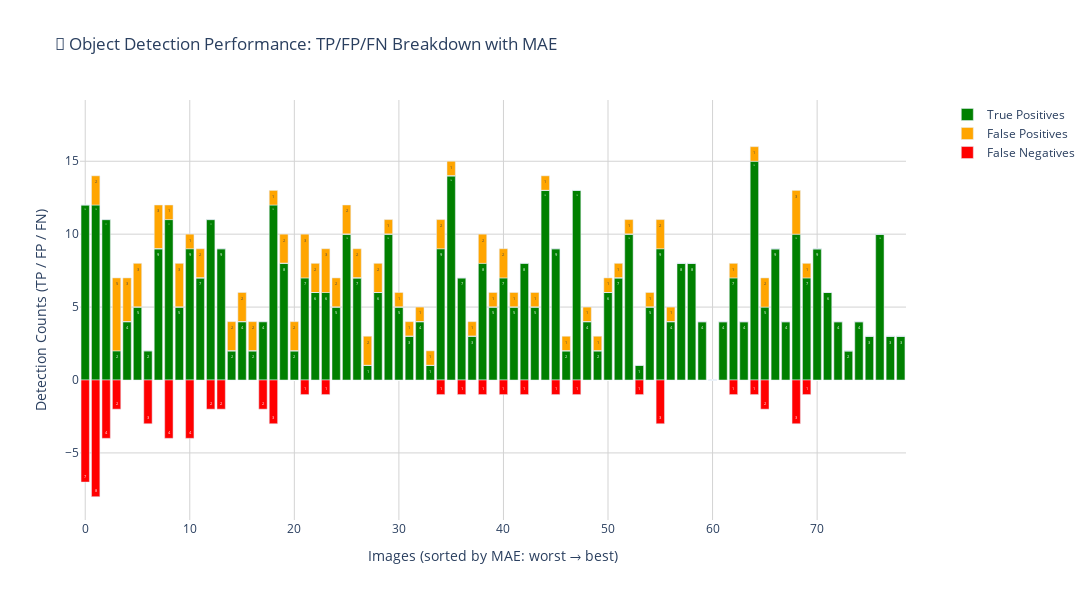

The notebook cell this image was saved under:
### Code cell
import plotly.graph_objects as go
import pandas as pd

# Example: Create and sort DataFrame
df = pd.DataFrame(records)  # You must already have this
df = df.sort_values("MAE", ascending=False).reset_index(drop=True)

# Clean up image names for better readability
df["clean_name"] = df["filepath"].str.replace("20230920_", "").str.replace("_jpg.rf.", "_").str.replace(".jpg", "")


df["clean_name"] = df["clean_name"].str.split("_").str[0]


# Add field to FiftyOne dataset (optional)
for sample in dataset.iter_samples(progress=True):
    sample["clean_name"] = sample["filepath"].split("/")[-1].replace("20230920_", "").replace("_jpg.rf.", "_").replace(".jpg", "").split("_")[0]
    sample.save()






# Create figure
fig = go.Figure()

# TP bar
fig.add_trace(go.Bar(
    x=df.index,
    y=df["TP"],
    name="True Positives",
    marker_color="green",
    hovertemplate="<b>%{customdata[0]}</b><br>True Positives: %{y}<br>MAE: %{customdata[1]:.3f}<extra></extra>",
    customdata=df[["clean_name", "MAE"]],
    text=df["TP"],
    yaxis="y"
))

# FP bar
fig.add_trace(go.Bar(
    x=df.index,
    y=df["FP"],
    name="False Positives",
    base=df["TP"],
    marker_color="orange",
    hovertemplate="<b>%{customdata[0]}</b><br>" +
                  "False Positives: %{text}<br>" +
                  "MAE: %{customdata[1]:.3f}<extra></extra>",
    customdata=list(zip(df["clean_name"], df["MAE"])),
    text=df["FP"]
))
# FN bar (negative)
fig.add_trace(go.Bar(
    x=df.index,
    y=-df["FN"],
    name="False Negatives",
    marker_color="red",
    hovertemplate="<b>%{customdata}</b><br>False Negatives: %{text}<extra></extra>",
    customdata=df["clean_name"],
    text=df["FN"]
))

# MAE line (right-side axis)
# fig.add_trace(go.Scatter(
#     x=df.index,
#     y=df["MAE"],
#     name="MAE",
#     mode="lines+markers",
#     line=dict(color="black", dash="dot", width=2),
#     marker=dict(size=4),
#     yaxis="y2",  # Attach to the separate axis
#     hovertemplate="<b>%{customdata}</b><br>MAE: %{y}<br>Pred: %{text}<extra></extra>",
#     customdata=df["clean_name"],
#     text=df["Pred"].astype(str) + " | GT: " + df["GT"].astype(str)
# ))

# Layout
fig.update_layout(
    title="🎯 Object Detection Performance: TP/FP/FN Breakdown with MAE",
    barmode="relative",
    xaxis=dict(
        title="Images (sorted by MAE: worst → best)",
        showgrid=True,
        gridcolor="lightgray"
    ),
    yaxis=dict(
        title="Detection Counts (TP / FP / FN)",
        showgrid=True,
        gridcolor="lightgray",
        range=[
            -df["FN"].max() * 1.2,
            (df["TP"] + df["FP"]).max() * 1.2
        ]
    ),
    yaxis2=dict(
        title="MAE (Mean Absolute Error)",
        side="right",
        overlaying="y",
        anchor=None,  # <-- This prevents y2 from inheriting y1's range
        showgrid=False,
        range=[0, df["MAE"].max() * 1.2]
    ),
    legend=dict(x=1.05, y=1),
    hovermode="closest",
    height=600,
    width=1200,
    plot_bgcolor="white"
)


# Show plot
fig.show()

### Figure 1 — Plotly figure (JSON) as saved in the notebook; plotly's stock layout.template omitted (floating-point values rounded to 4 significant figures; data arrays with more than 128 entries replaced by an {"elided": "..."} marker saying what was removed)
{"data": [{"customdata": {"elided": "79x2 mixed values"}, "hovertemplate": "<b>%{customdata[0]}</b><br>True Positives: %{y}<br>MAE: %{customdata[1]:.3f}<extra></extra>", "marker": {"color": "green"}, "name": "True Positives", "text": [12, 12, 11, 2, 4, 5, 2, 9, 11, 5, 9, 7, 11, 9, 2, 4, 2, 4, 12, 8, 2, 7, 6, 6, 5, 10, 7, 1, 6, 10, 5, 3, 4, 1, 9, 14, 7, 3, 8, 5, 7, 5, 8, 5, 13, 9, 2, 13, 4, 2, 6, 7, 10, 1, 5, 9, 4, 8, 8, 4, 0, 4, 7, 4, 15, 5, 9, 4, 10, 7, 9, 6, 4, 2, 4, 3, 10, 3, 3], "type": "bar", "x": [0, 1, 2, 3, 4, 5, 6, 7, 8, 9, 10, 11, 12, 13, 14, 15, 16, 17, 18, 19, 20, 21, 22, 23, 24, 25, 26, 27, 28, 29, 30, 31, 32, 33, 34, 35, 36, 37, 38, 39, 40, 41, 42, 43, 44, 45, 46, 47, 48, 49, 50, 51, 52, 53, 54, 55, 56, 57, 58, 59, 60, 61, 62, 63, 64, 65, 66, 67, 68, 69, 70, 71, 72, 73, 74, 75, 76, 77, 78], "y": [12, 12, 11, 2, 4, 5, 2, 9, 11, 5, 9, 7, 11, 9, 2, 4, 2, 4, 12, 8, 2, 7, 6, 6, 5, 10, 7, 1, 6, 10, 5, 3, 4, 1, 9, 14, 7, 3, 8, 5, 7, 5, 8, 5, 13, 9, 2, 13, 4, 2, 6, 7, 10, 1, 5, 9, 4, 8, 8, 4, 0, 4, 7, 4, 15, 5, 9, 4, 10, 7, 9, 6, 4, 2, 4, 3, 10, 3, 3], "yaxis": "y"}, {"base": [12, 12, 11, 2, 4, 5, 2, 9, 11, 5, 9, 7, 11, 9, 2, 4, 2, 4, 12, 8, 2, 7, 6, 6, 5, 10, 7, 1, 6, 10, 5, 3, 4, 1, 9, 14, 7, 3, 8, 5, 7, 5, 8, 5, 13, 9, 2, 13, 4, 2, 6, 7, 10, 1, 5, 9, 4, 8, 8, 4, 0, 4, 7, 4, 15, 5, 9, 4, 10, 7, 9, 6, 4, 2, 4, 3, 10, 3, 3], "customdata": {"elided": "79x2 mixed values"}, "hovertemplate": "<b>%{customdata[0]}</b><br>False Positives: %{text}<br>MAE: %{customdata[1]:.3f}<extra></extra>", "marker": {"color": "orange"}, "name": "False Positives", "text": [0, 2, 0, 5, 3, 3, 0, 3, 1, 3, 1, 2, 0, 0, 2, 2, 2, 0, 1, 2, 2, 3, 2, 3, 2, 2, 2, 2, 2, 1, 1, 1, 1, 1, 2, 1, 0, 1, 2, 1, 2, 1, 0, 1, 1, 0, 1, 0, 1, 1, 1, 1, 1, 0, 1, 2, 1, 0, 0, 0, 0, 0, 1, 0, 1, 2, 0, 0, 3, 1, 0, 0, 0, 0, 0, 0, 0, 0, 0], "type": "bar", "x": [0, 1, 2, 3, 4, 5, 6, 7, 8, 9, 10, 11, 12, 13, 14, 15, 16, 17, 18, 19, 20, 21, 22, 23, 24, 25, 26, 27, 28, 29, 30, 31, 32, 33, 34, 35, 36, 37, 38, 39, 40, 41, 42, 43, 44, 45, 46, 47, 48, 49, 50, 51, 52, 53, 54, 55, 56, 57, 58, 59, 60, 61, 62, 63, 64, 65, 66, 67, 68, 69, 70, 71, 72, 73, 74, 75, 76, 77, 78], "y": [0, 2, 0, 5, 3, 3, 0, 3, 1, 3, 1, 2, 0, 0, 2, 2, 2, 0, 1, 2, 2, 3, 2, 3, 2, 2, 2, 2, 2, 1, 1, 1, 1, 1, 2, 1, 0, 1, 2, 1, 2, 1, 0, 1, 1, 0, 1, 0, 1, 1, 1, 1, 1, 0, 1, 2, 1, 0, 0, 0, 0, 0, 1, 0, 1, 2, 0, 0, 3, 1, 0, 0, 0, 0, 0, 0, 0, 0, 0]}, {"customdata": ["121217", "121411", "121331", "121220", "120355", "120723", "120718", "121238", "121350", "120348", "121434", "120410", "121447", "121437", "115202", "115951", "115323", "121011", "121254", "120435", "120343", "121404", "120821", "115022", "120819", "121559", "120430", "115946", "120814", "115259", "120359", "115121", "120145", "121043", "121453", "121318", "120730", "121259", "121204", "115310", "120425", "121053", "120414", "120659", "121615", "121322", "120443", "121250", "120439", "121340", "115302", "115215", "121523", "120921", "120008", "121334", "121050", "120406", "115255", "115139", "121416", "120705", "120421", "120401", "121227", "121152", "115213", "115221", "121213", "115133", "120417", "120824", "120154", "115243", "121325", "115314", "121603", "115308", "120200"], "hovertemplate": "<b>%{customdata}</b><br>False Negatives: %{text}<extra></extra>", "marker": {"color": "red"}, "name": "False Negatives", "text": [7, 8, 4, 2, 0, 0, 3, 0, 4, 0, 4, 0, 2, 2, 0, 0, 0, 2, 3, 0, 0, 1, 0, 1, 0, 0, 0, 0, 0, 0, 0, 0, 0, 0, 1, 0, 1, 0, 1, 0, 1, 0, 1, 0, 0, 1, 0, 1, 0, 0, 0, 0, 0, 1, 0, 3, 0, 0, 0, 0, 0, 0, 1, 0, 1, 2, 0, 0, 3, 1, 0, 0, 0, 0, 0, 0, 0, 0, 0], "type": "bar", "x": [0, 1, 2, 3, 4, 5, 6, 7, 8, 9, 10, 11, 12, 13, 14, 15, 16, 17, 18, 19, 20, 21, 22, 23, 24, 25, 26, 27, 28, 29, 30, 31, 32, 33, 34, 35, 36, 37, 38, 39, 40, 41, 42, 43, 44, 45, 46, 47, 48, 49, 50, 51, 52, 53, 54, 55, 56, 57, 58, 59, 60, 61, 62, 63, 64, 65, 66, 67, 68, 69, 70, 71, 72, 73, 74, 75, 76, 77, 78], "y": [-7, -8, -4, -2, 0, 0, -3, 0, -4, 0, -4, 0, -2, -2, 0, 0, 0, -2, -3, 0, 0, -1, 0, -1, 0, 0, 0, 0, 0, 0, 0, 0, 0, 0, -1, 0, -1, 0, -1, 0, -1, 0, -1, 0, 0, -1, 0, -1, 0, 0, 0, 0, 0, -1, 0, -3, 0, 0, 0, 0, 0, 0, -1, 0, -1, -2, 0, 0, -3, -1, 0, 0, 0, 0, 0, 0, 0, 0, 0]}], "layout": {"barmode": "relative", "height": 600, "hovermode": "closest", "legend": {"x": 1.05, "y": 1}, "plot_bgcolor": "white", "title": {"text": "🎯 Object Detection Performance: TP/FP/FN Breakdown with MAE"}, "width": 1200, "xaxis": {"gridcolor": "lightgray", "showgrid": true, "title": {"text": "Images (sorted by MAE: worst → best)"}}, "yaxis": {"gridcolor": "lightgray", "range": [-9.6, 19.2], "showgrid": true, "title": {"text": "Detection Counts (TP / FP / FN)"}}, "yaxis2": {"overlaying": "y", "range": [0, 8.4], "showgrid": false, "side": "right", "title": {"text": "MAE (Mean Absolute Error)"}}}}
